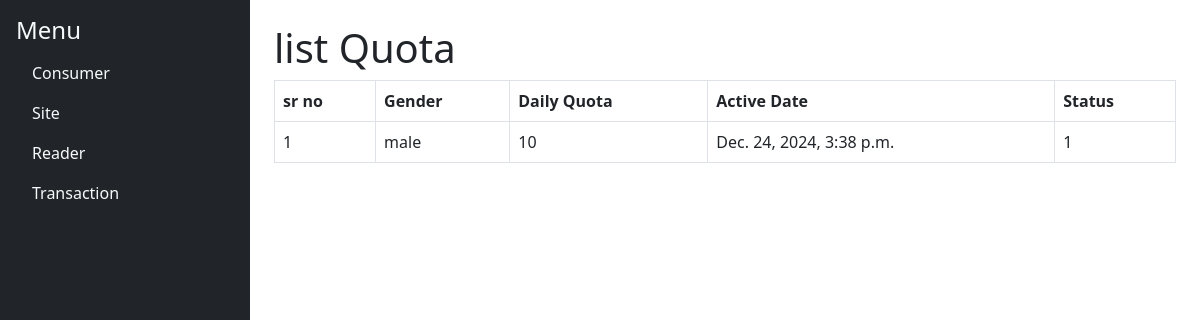
The page /list_quota on the database its author committed.
### Transaction/models.py (models this page shows)
class Quota (models.Model):
    id = models.AutoField(primary_key= True)
    Gender = models.CharField(max_length = 10)
    DAILY_QUOTA = models.CharField(max_length=50)
    ACTIVE_DATE = models.DateTimeField(auto_now_add=True)
    Status = models.CharField(max_length=10)

### Transaction/views.py (the view)
# urls.py: path('list_quota', views.list_quota, name='list_quota'),
def list_quota(request):
    quota= Quota.objects.all()
    return render(request, 'list_quota.html',{'quota': quota})

### Transaction/templates/list_quota.html (shortened to what this page needs)
<!DOCTYPE html>
{% extends 'base.html' %}
{% block content %}
<body>
<h1>list Quota</h1>
<table class="table table-bordered">
  <thead>
    <tr>
      <th scope="col">sr no</th>
      <th scope="col">Gender</th>
        <th scope="col">Daily Quota</th>
      <th scope="col">Active Date</th>
        <th scope="col">Status</th>
    </tr>
  </thead>
  <tbody>
                {% for quota in quota %}
                <tr>
                    <td>{{ quota.id }}</td>
                    <td>{{ quota.Gender }}</td>
                    <td>{{ quota.DAILY_QUOTA }}</td>
                    <td>{{ quota.ACTIVE_DATE }}</td>
                    <td>{{ quota.Status }}</td>
                </tr>
                {% empty %}
                <tr>
                    <td colspan="4" class="text-center">No result found.</td>
                </tr>
                {% endfor %}
            </tbody>
</table>
</body>
{% endblock %}

### rows shown on the page
Quota: id "1", Gender "male", DAILY_QUOTA "10", ACTIVE_DATE "Dec. 24, 2024, 3:38 p.m.", Status "1"
